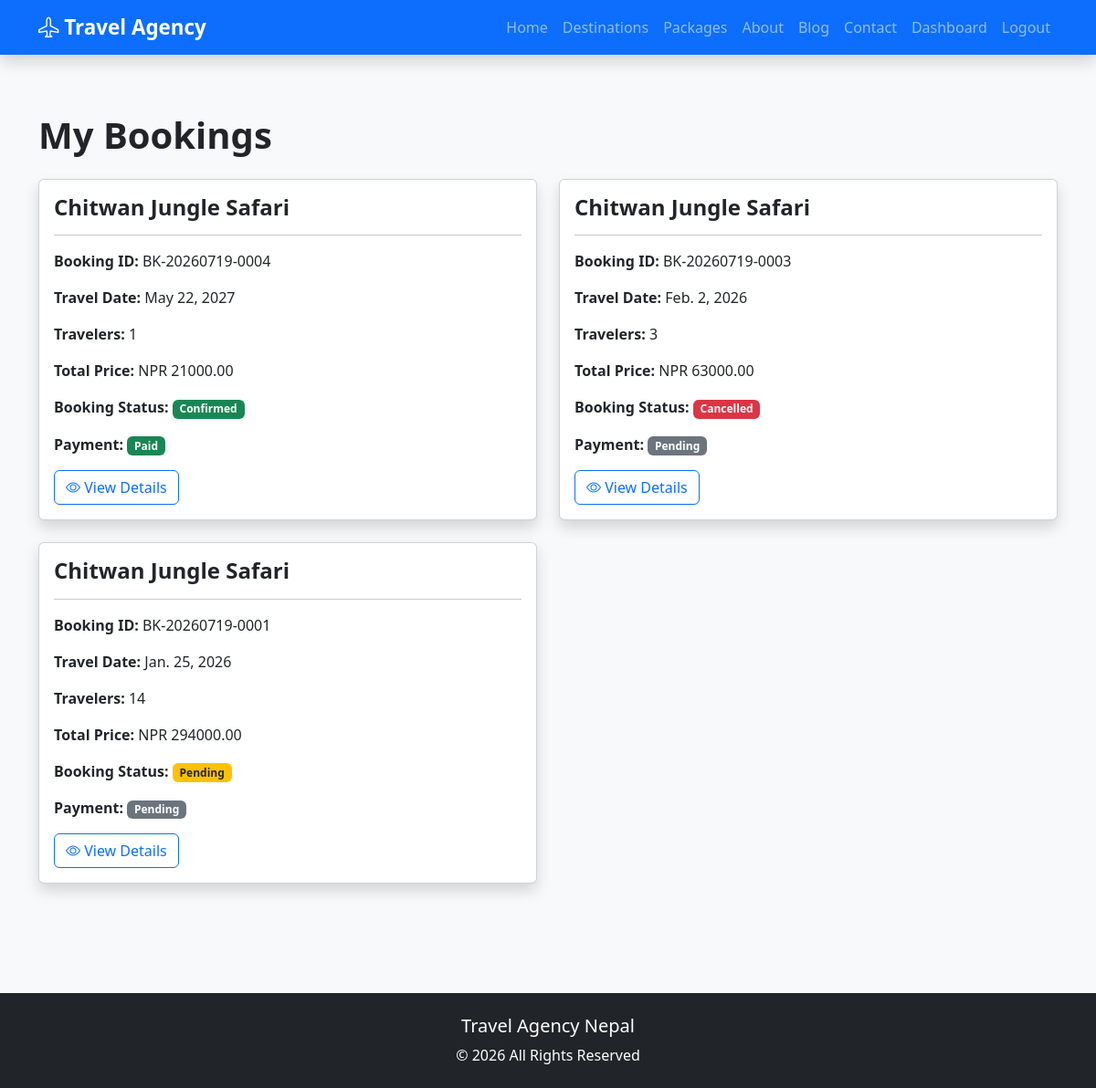
Page /bookings/my-bookings/ (signed in) on the earlier database version.
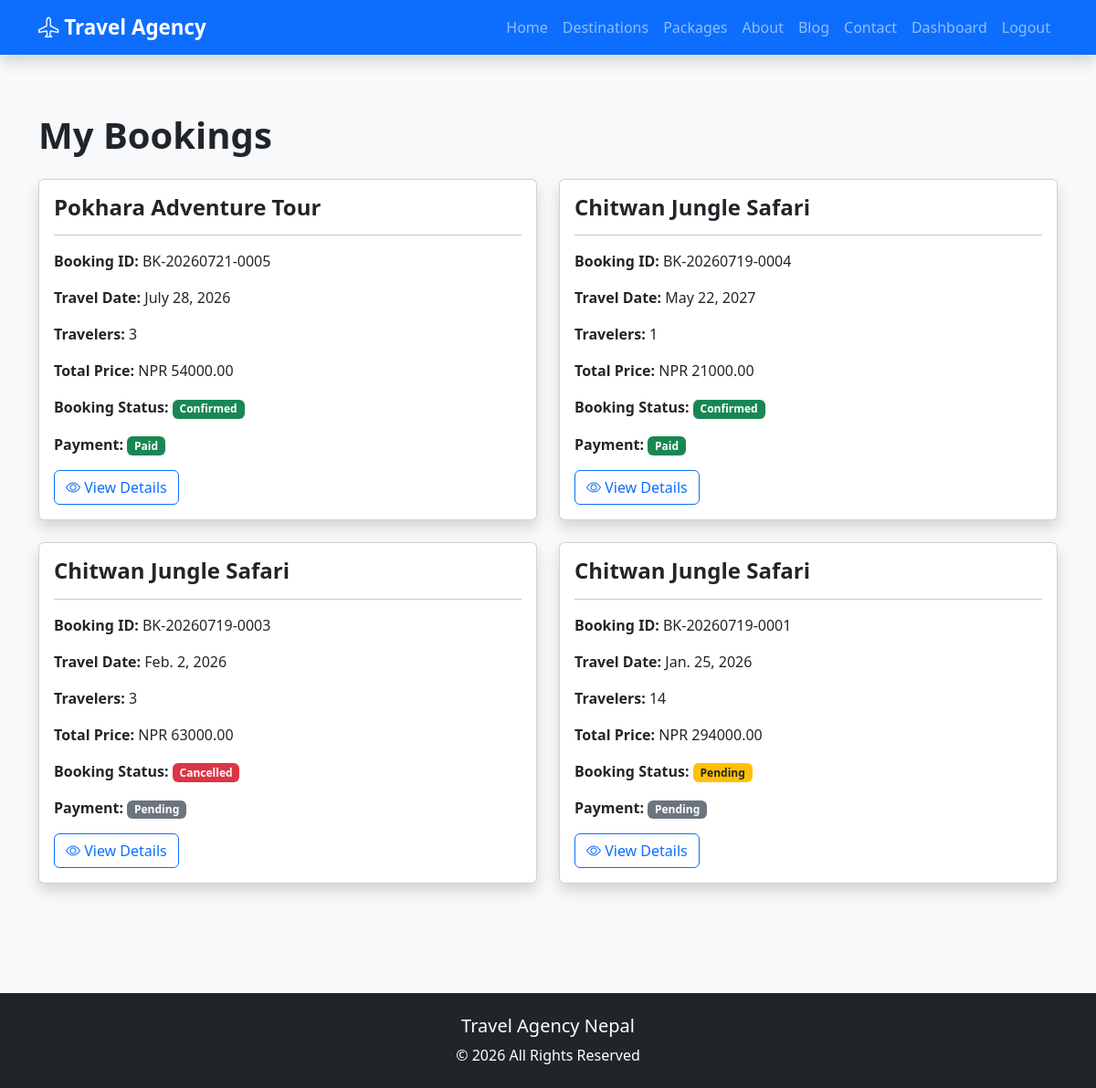
Same page on the later database version.
### bookings/models.py (models this page shows, shortened)
class Booking(models.Model):
    BOOKING_STATUS = [
        ('Pending', 'Pending'),
        ('Confirmed', 'Confirmed'),
        ('Completed', 'Completed'),
        ('Cancelled', 'Cancelled'),
    ]
    PAYMENT_STATUS = [
        ('Pending', 'Pending'),
        ('Paid', 'Paid'),
        ('Refunded', 'Refunded'),
    ]
    user = models.ForeignKey(
        settings.AUTH_USER_MODEL,
        on_delete=models.CASCADE,
        related_name='bookings'
    )
    package = models.ForeignKey(
        TourPackage,
        on_delete=models.CASCADE,
        related_name='bookings'
    )
    booking_id = models.CharField(
        max_length=20,
        unique=True,
        blank=True
    )
    travel_date = models.DateField()
    travelers = models.PositiveIntegerField(default=1)
    contact_phone = models.CharField(max_length=20)
    emergency_contact = models.CharField(
        max_length=100,
        blank=True
    )
    special_requests = models.TextField(
        blank=True
    )
    total_price = models.DecimalField(
        max_digits=10,
        decimal_places=2,
        editable=False
    )
    booking_status = models.CharField(
        max_length=20,
        choices=BOOKING_STATUS,
        default='Pending'
    )
    payment_status = models.CharField(
        max_length=20,
        choices=PAYMENT_STATUS,
        default='Pending'
    )
    created_at = models.DateTimeField(
        auto_now_add=True
    )
    updated_at = models.DateTimeField(
        auto_now=True
    )
    class Meta:
        ordering = ['-created_at']
        verbose_name = "Booking"
        verbose_name_plural = "Bookings"

### packages/models.py (models this page shows, shortened)
class TourPackage(models.Model):
    DIFFICULTY_CHOICES = [
        ('Easy', 'Easy'),
        ('Moderate', 'Moderate'),
        ('Hard', 'Hard'),
    ]
    PACKAGE_TYPE_CHOICES = [
        ('Adventure', 'Adventure'),
        ('Family', 'Family'),
        ('Honeymoon', 'Honeymoon'),
        ('Luxury', 'Luxury'),
        ('Wildlife', 'Wildlife'),
        ('Cultural', 'Cultural'),
        ('Trekking', 'Trekking'),
    ]
    destination = models.ForeignKey(
        Destination,
        on_delete=models.CASCADE,
        related_name='tour_packages'
    )
    name = models.CharField(max_length=200)
    slug = models.SlugField(
        unique=True,
        blank=True
    )
    package_type = models.CharField(
        max_length=20,
        choices=PACKAGE_TYPE_CHOICES,
        default='Adventure'
    )
    short_description = models.CharField(max_length=255)
    description = models.TextField()
    duration = models.PositiveIntegerField(
        help_text="Duration in days"
    )
    price = models.DecimalField(
        max_digits=10,
        decimal_places=2
    )
    discount_price = models.DecimalField(
        max_digits=10,
        decimal_places=2,
        blank=True,
        null=True
    )
    max_group_size = models.PositiveIntegerField()
    available_slots = models.PositiveIntegerField(default=20)
    difficulty = models.CharField(
        max_length=20,
        choices=DIFFICULTY_CHOICES
    )
    accommodation = models.CharField(max_length=200)
    transportation = models.CharField(max_length=200)
    departure_location = models.CharField(max_length=150)
    meals_included = models.BooleanField(default=True)
    featured_image = models.ImageField(
        upload_to='packages/'
    )
    is_featured = models.BooleanField(default=False)
    is_available = models.BooleanField(default=True)
    created_at = models.DateTimeField(
        auto_now_add=True
    )
    updated_at = models.DateTimeField(
        auto_now=True
    )
    class Meta:
        ordering = ['name']
        verbose_name = "Tour Package"
        verbose_name_plural = "Tour Packages"

### bookings/views.py (the view)
# urls.py: path("my-bookings/",views.my_bookings,name="my_bookings"),
@login_required
def my_bookings(request):
    bookings = Booking.objects.filter(
        user=request.user
    ).order_by('-created_at')
    context = {
        "bookings": bookings
    }
    return render(
        request,
        "bookings/my_bookings.html",
        context
    )

### templates/bookings/my_bookings.html (shortened to what this page needs)
{% extends 'base.html' %}
{% block content %}
<section class="py-5">
    <div class="container">
        <h1 class="fw-bold mb-4">
            My Bookings
        </h1>
        {% if bookings %}
            <div class="row">
                {% for booking in bookings %}
                <div class="col-lg-6 mb-4">
                    <div class="card shadow h-100">
                        <div class="card-body">
                            <h4 class="fw-bold">
                                {{ booking.package.name }}
                            </h4>
                            <hr>
                            <p>
                                <strong>Booking ID:</strong>
                                {{ booking.booking_id }}
                            </p>
                            <p>
                                <strong>Travel Date:</strong>
                                {{ booking.travel_date }}
                            </p>
                            <p>
                                <strong>Travelers:</strong>
                                {{ booking.travelers }}
                            </p>
                            <p>
                                <strong>Total Price:</strong>
                                NPR {{ booking.total_price }}
                            </p>
                            <p>
                                <strong>Booking Status:</strong>
                                {% if booking.booking_status == "Pending" %}
                                    <span class="badge bg-warning text-dark">
                                        Pending
                                    </span>
                                {% elif booking.booking_status == "Confirmed" %}
                                    <span class="badge bg-success">
                                        Confirmed
                                    </span>
                                {% elif booking.booking_status == "Completed" %}
                                    <span class="badge bg-primary">
                                        Completed
                                    </span>
                                {% else %}
                                    <span class="badge bg-danger">
                                        Cancelled
                                    </span>
                                {% endif %}
                            </p>
                            <p>
                                <strong>Payment:</strong>
                                {% if booking.payment_status == "Paid" %}
                                    <span class="badge bg-success">
                                        Paid
                                    </span>
                                {% else %}
                                    <span class="badge bg-secondary">
                                        {{ booking.payment_status }}
                                    </span>
                                {% endif %}
                            </p>
                            <a href="{% url 'booking_detail' booking.booking_id %}"
                                class="btn btn-outline-primary">
                                <i class="bi bi-eye"></i>
                                View Details
                            </a>
                        </div>
                    </div>
                </div>
                {% endfor %}
            </div>
        {% else %}
            <div class="alert alert-info">
                You haven't made any bookings yet.
            </div>
        {% endif %}
    </div>
</section>
{% endblock %}

Differences in the rows shown:
added Booking: package.name "Pokhara Adventure Tour", booking_id "BK-20260721-0005", travel_date "July 28, 2026", travelers "3", total_price "54000.00", booking_status "Confirmed", payment_status "Paid"
